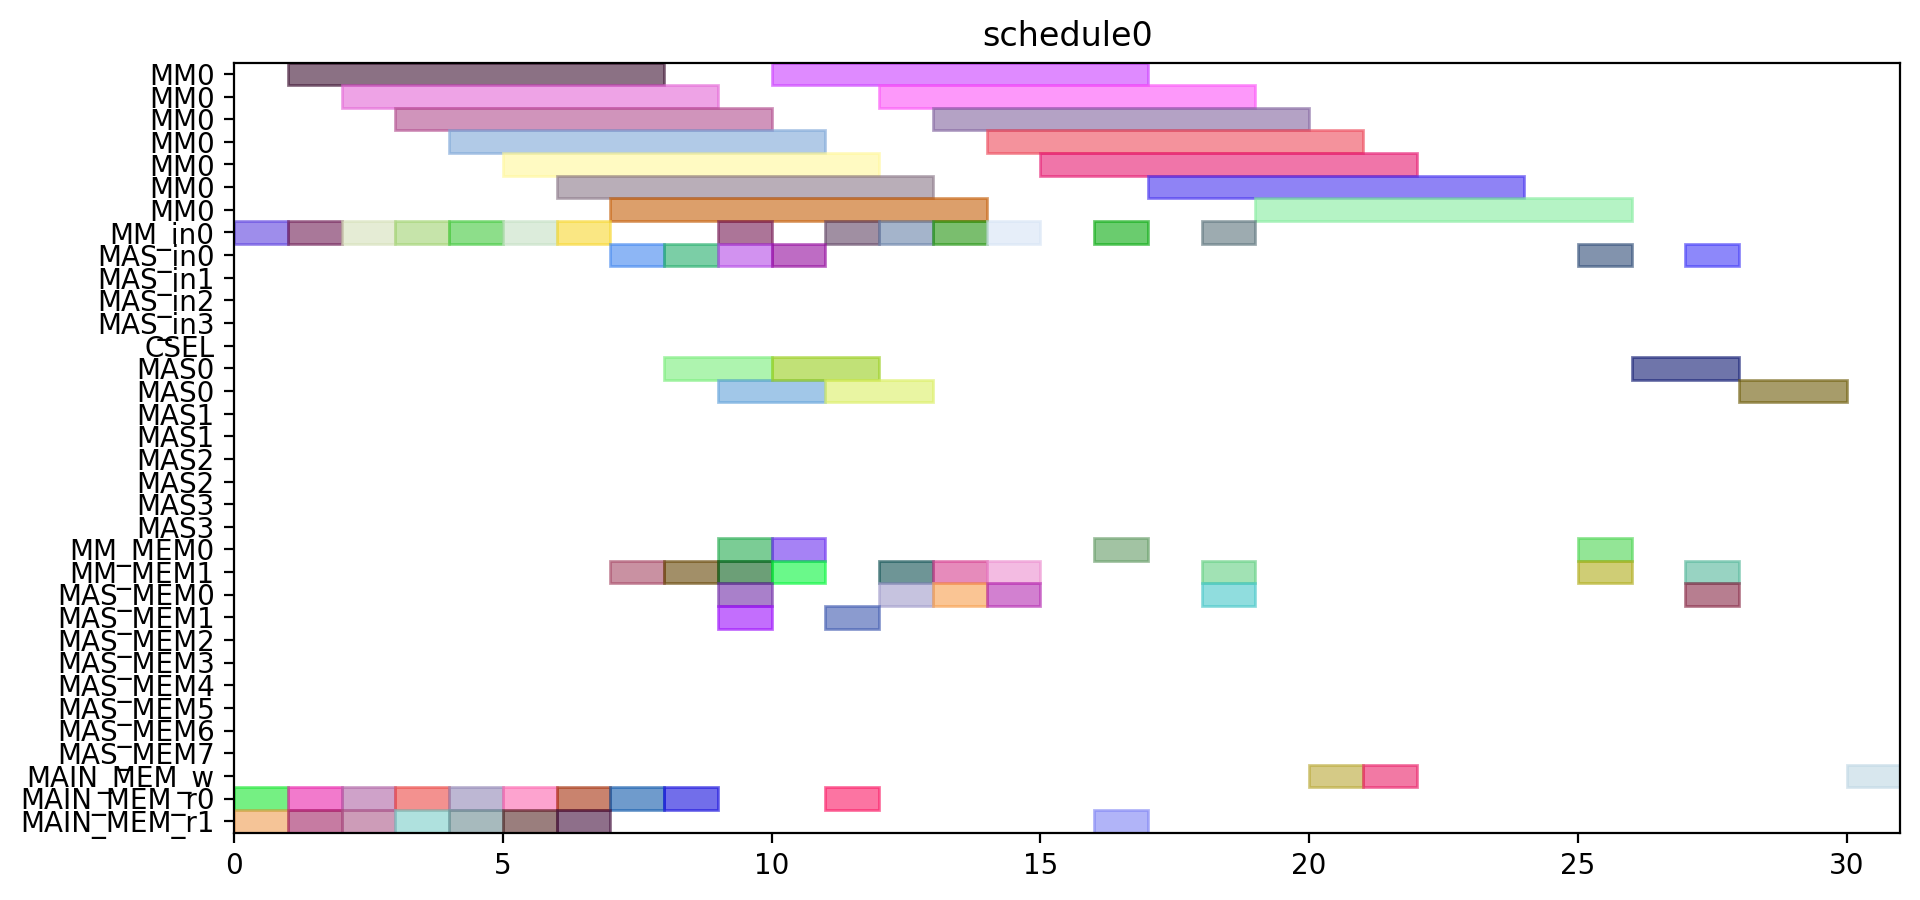

Write Python code to recreate this figure.
from pyschedule import Scenario, solvers, plotters, alt


def solve():
	horizon = 120
	S = Scenario("schedule0", horizon=horizon)

	# resource
	MM = S.Resources('MM', num=1, size=7)
	MM_in = S.Resources('MM_in', num=1)
	MAS_in = S.Resources('MAS_in', num=4)
	CSEL = S.Resource('CSEL')
	MAS = S.Resources('MAS', num=4, size=2, periods=range(1, horizon))
	MM_MEM = S.Resources('MM_MEM', num=2)
	MAS_MEM = S.Resources('MAS_MEM', num=8)
	MAIN_MEM_w = S.Resource('MAIN_MEM_w', size=1)
	MAIN_MEM_r = S.Resources('MAIN_MEM_r', num=2)

	# result of previous scheduling

	# new tasks
	r1 = S.Task('r1', length=7, delay_cost=1)
	r1 += alt(MM)
	r1_in = S.Task('r1_in', length=1, delay_cost=1)
	r1_in += alt(MM_in)
	S += r1_in*MM_in[0]<=r1*MM[0]
	r1_mem0 = S.Task('r1_mem0', length=1, delay_cost=1)
	r1_mem0 += MAIN_MEM_r[0]
	S += r1_mem0 <= r1

	r1_mem1 = S.Task('r1_mem1', length=1, delay_cost=1)
	r1_mem1 += MAIN_MEM_r[1]
	S += r1_mem1 <= r1

	r3 = S.Task('r3', length=7, delay_cost=1)
	r3 += alt(MM)
	r3_in = S.Task('r3_in', length=1, delay_cost=1)
	r3_in += alt(MM_in)
	S += r3_in*MM_in[0]<=r3*MM[0]
	r3_mem0 = S.Task('r3_mem0', length=1, delay_cost=1)
	r3_mem0 += MAIN_MEM_r[0]
	S += r3_mem0 <= r3

	r3_mem1 = S.Task('r3_mem1', length=1, delay_cost=1)
	r3_mem1 += MAIN_MEM_r[1]
	S += r3_mem1 <= r3

	r4 = S.Task('r4', length=7, delay_cost=1)
	r4 += alt(MM)
	r4_in = S.Task('r4_in', length=1, delay_cost=1)
	r4_in += alt(MM_in)
	S += r4_in*MM_in[0]<=r4*MM[0]
	r4_mem0 = S.Task('r4_mem0', length=1, delay_cost=1)
	r4_mem0 += MAIN_MEM_r[0]
	S += r4_mem0 <= r4

	r4_mem1 = S.Task('r4_mem1', length=1, delay_cost=1)
	r4_mem1 += MAIN_MEM_r[1]
	S += r4_mem1 <= r4

	r5 = S.Task('r5', length=7, delay_cost=1)
	r5 += alt(MM)
	r5_in = S.Task('r5_in', length=1, delay_cost=1)
	r5_in += alt(MM_in)
	S += r5_in*MM_in[0]<=r5*MM[0]
	r5_mem0 = S.Task('r5_mem0', length=1, delay_cost=1)
	r5_mem0 += MAIN_MEM_r[0]
	S += r5_mem0 <= r5

	r5_mem1 = S.Task('r5_mem1', length=1, delay_cost=1)
	r5_mem1 += MAIN_MEM_r[1]
	S += r5_mem1 <= r5

	r6 = S.Task('r6', length=7, delay_cost=1)
	r6 += alt(MM)
	r6_in = S.Task('r6_in', length=1, delay_cost=1)
	r6_in += alt(MM_in)
	S += r6_in*MM_in[0]<=r6*MM[0]
	r6_mem0 = S.Task('r6_mem0', length=1, delay_cost=1)
	r6_mem0 += MAIN_MEM_r[0]
	S += r6_mem0 <= r6

	r6_mem1 = S.Task('r6_mem1', length=1, delay_cost=1)
	r6_mem1 += MAIN_MEM_r[1]
	S += r6_mem1 <= r6

	r12 = S.Task('r12', length=7, delay_cost=1)
	r12 += alt(MM)
	r12_in = S.Task('r12_in', length=1, delay_cost=1)
	r12_in += alt(MM_in)
	S += r12_in*MM_in[0]<=r12*MM[0]
	r12_mem0 = S.Task('r12_mem0', length=1, delay_cost=1)
	r12_mem0 += MAIN_MEM_r[0]
	S += r12_mem0 <= r12

	r12_mem1 = S.Task('r12_mem1', length=1, delay_cost=1)
	r12_mem1 += MAIN_MEM_r[1]
	S += r12_mem1 <= r12

	r13 = S.Task('r13', length=7, delay_cost=1)
	r13 += alt(MM)
	r13_in = S.Task('r13_in', length=1, delay_cost=1)
	r13_in += alt(MM_in)
	S += r13_in*MM_in[0]<=r13*MM[0]
	r13_mem0 = S.Task('r13_mem0', length=1, delay_cost=1)
	r13_mem0 += MAIN_MEM_r[0]
	S += r13_mem0 <= r13

	r13_mem1 = S.Task('r13_mem1', length=1, delay_cost=1)
	r13_mem1 += MAIN_MEM_r[1]
	S += r13_mem1 <= r13

	r2 = S.Task('r2', length=2, delay_cost=1)
	r2 += alt(MAS)
	r2_in = S.Task('r2_in', length=1, delay_cost=1)
	r2_in += alt(MAS_in)
	S += r2_in*MAS_in[0]<=r2*MAS[0]

	S += r2_in*MAS_in[1]<=r2*MAS[1]

	S += r2_in*MAS_in[2]<=r2*MAS[2]

	S += r2_in*MAS_in[3]<=r2*MAS[3]

	r2_mem0 = S.Task('r2_mem0', length=1, delay_cost=1)
	r2_mem0 += alt(MM_MEM)
	S += (r1*MM[0])-1 < r2_mem0*MM_MEM[0]
	S += r2_mem0 <= r2

	r2_mem1 = S.Task('r2_mem1', length=1, delay_cost=1)
	r2_mem1 += alt(MM_MEM)
	S += (r1*MM[0])-1 < r2_mem1*MM_MEM[1]
	S += r2_mem1 <= r2

	r7 = S.Task('r7', length=2, delay_cost=1)
	r7 += alt(MAS)
	r7_in = S.Task('r7_in', length=1, delay_cost=1)
	r7_in += alt(MAS_in)
	S += r7_in*MAS_in[0]<=r7*MAS[0]

	S += r7_in*MAS_in[1]<=r7*MAS[1]

	S += r7_in*MAS_in[2]<=r7*MAS[2]

	S += r7_in*MAS_in[3]<=r7*MAS[3]

	r7_mem0 = S.Task('r7_mem0', length=1, delay_cost=1)
	r7_mem0 += alt(MM_MEM)
	S += (r5*MM[0])-1 < r7_mem0*MM_MEM[0]
	S += r7_mem0 <= r7

	r7_mem1 = S.Task('r7_mem1', length=1, delay_cost=1)
	r7_mem1 += alt(MM_MEM)
	S += (r6*MM[0])-1 < r7_mem1*MM_MEM[1]
	S += r7_mem1 <= r7

	r8 = S.Task('r8', length=2, delay_cost=1)
	r8 += alt(MAS)
	r8_in = S.Task('r8_in', length=1, delay_cost=1)
	r8_in += alt(MAS_in)
	S += r8_in*MAS_in[0]<=r8*MAS[0]

	S += r8_in*MAS_in[1]<=r8*MAS[1]

	S += r8_in*MAS_in[2]<=r8*MAS[2]

	S += r8_in*MAS_in[3]<=r8*MAS[3]

	r8_mem0 = S.Task('r8_mem0', length=1, delay_cost=1)
	r8_mem0 += MAIN_MEM_r[0]
	S += r8_mem0 <= r8

	r8_mem1 = S.Task('r8_mem1', length=1, delay_cost=1)
	r8_mem1 += alt(MM_MEM)
	S += (r4*MM[0])-1 < r8_mem1*MM_MEM[1]
	S += r8_mem1 <= r8

	r10 = S.Task('r10', length=2, delay_cost=1)
	r10 += alt(MAS)
	r10_in = S.Task('r10_in', length=1, delay_cost=1)
	r10_in += alt(MAS_in)
	S += r10_in*MAS_in[0]<=r10*MAS[0]

	S += r10_in*MAS_in[1]<=r10*MAS[1]

	S += r10_in*MAS_in[2]<=r10*MAS[2]

	S += r10_in*MAS_in[3]<=r10*MAS[3]

	r10_mem0 = S.Task('r10_mem0', length=1, delay_cost=1)
	r10_mem0 += MAIN_MEM_r[0]
	S += r10_mem0 <= r10

	r10_mem1 = S.Task('r10_mem1', length=1, delay_cost=1)
	r10_mem1 += alt(MM_MEM)
	S += (r4*MM[0])-1 < r10_mem1*MM_MEM[1]
	S += r10_mem1 <= r10

	r9 = S.Task('r9', length=7, delay_cost=1)
	r9 += alt(MM)
	r9_in = S.Task('r9_in', length=1, delay_cost=1)
	r9_in += alt(MM_in)
	S += r9_in*MM_in[0]<=r9*MM[0]
	r9_mem0 = S.Task('r9_mem0', length=1, delay_cost=1)
	r9_mem0 += MAIN_MEM_r[0]
	S += r9_mem0 <= r9

	r9_mem1 = S.Task('r9_mem1', length=1, delay_cost=1)
	r9_mem1 += alt(MAS_MEM)
	S += (r7*MAS[0])-1 < r9_mem1*MAS_MEM[1]
	S += (r7*MAS[1])-1 < r9_mem1*MAS_MEM[3]
	S += (r7*MAS[2])-1 < r9_mem1*MAS_MEM[5]
	S += (r7*MAS[3])-1 < r9_mem1*MAS_MEM[7]
	S += r9_mem1 <= r9

	r11 = S.Task('r11', length=7, delay_cost=1)
	r11 += alt(MM)
	r11_in = S.Task('r11_in', length=1, delay_cost=1)
	r11_in += alt(MM_in)
	S += r11_in*MM_in[0]<=r11*MM[0]
	r11_mem0 = S.Task('r11_mem0', length=1, delay_cost=1)
	r11_mem0 += alt(MAS_MEM)
	S += (r10*MAS[0])-1 < r11_mem0*MAS_MEM[0]
	S += (r10*MAS[1])-1 < r11_mem0*MAS_MEM[2]
	S += (r10*MAS[2])-1 < r11_mem0*MAS_MEM[4]
	S += (r10*MAS[3])-1 < r11_mem0*MAS_MEM[6]
	S += r11_mem0 <= r11

	r11_mem1 = S.Task('r11_mem1', length=1, delay_cost=1)
	r11_mem1 += alt(MAS_MEM)
	S += (r10*MAS[0])-1 < r11_mem1*MAS_MEM[1]
	S += (r10*MAS[1])-1 < r11_mem1*MAS_MEM[3]
	S += (r10*MAS[2])-1 < r11_mem1*MAS_MEM[5]
	S += (r10*MAS[3])-1 < r11_mem1*MAS_MEM[7]
	S += r11_mem1 <= r11

	PX_new = S.Task('PX_new', length=7, delay_cost=1)
	PX_new += alt(MM)
	PX_new_in = S.Task('PX_new_in', length=1, delay_cost=1)
	PX_new_in += alt(MM_in)
	S += PX_new_in*MM_in[0]<=PX_new*MM[0]
	S += 0<PX_new

	PX_new_w = S.Task('PX_new_w', length=1, delay_cost=1)
	PX_new_w += alt(MAIN_MEM_w)
	S += PX_new <= PX_new_w

	PX_new_mem0 = S.Task('PX_new_mem0', length=1, delay_cost=1)
	PX_new_mem0 += alt(MAS_MEM)
	S += (r2*MAS[0])-1 < PX_new_mem0*MAS_MEM[0]
	S += (r2*MAS[1])-1 < PX_new_mem0*MAS_MEM[2]
	S += (r2*MAS[2])-1 < PX_new_mem0*MAS_MEM[4]
	S += (r2*MAS[3])-1 < PX_new_mem0*MAS_MEM[6]
	S += PX_new_mem0 <= PX_new

	PX_new_mem1 = S.Task('PX_new_mem1', length=1, delay_cost=1)
	PX_new_mem1 += alt(MM_MEM)
	S += (r12*MM[0])-1 < PX_new_mem1*MM_MEM[1]
	S += PX_new_mem1 <= PX_new

	r14 = S.Task('r14', length=7, delay_cost=1)
	r14 += alt(MM)
	r14_in = S.Task('r14_in', length=1, delay_cost=1)
	r14_in += alt(MM_in)
	S += r14_in*MM_in[0]<=r14*MM[0]
	r14_mem0 = S.Task('r14_mem0', length=1, delay_cost=1)
	r14_mem0 += alt(MAS_MEM)
	S += (r2*MAS[0])-1 < r14_mem0*MAS_MEM[0]
	S += (r2*MAS[1])-1 < r14_mem0*MAS_MEM[2]
	S += (r2*MAS[2])-1 < r14_mem0*MAS_MEM[4]
	S += (r2*MAS[3])-1 < r14_mem0*MAS_MEM[6]
	S += r14_mem0 <= r14

	r14_mem1 = S.Task('r14_mem1', length=1, delay_cost=1)
	r14_mem1 += alt(MM_MEM)
	S += (r3*MM[0])-1 < r14_mem1*MM_MEM[1]
	S += r14_mem1 <= r14

	Z1_new = S.Task('Z1_new', length=7, delay_cost=1)
	Z1_new += alt(MM)
	Z1_new_in = S.Task('Z1_new_in', length=1, delay_cost=1)
	Z1_new_in += alt(MM_in)
	S += Z1_new_in*MM_in[0]<=Z1_new*MM[0]
	S += 0<Z1_new

	Z1_new_w = S.Task('Z1_new_w', length=1, delay_cost=1)
	Z1_new_w += alt(MAIN_MEM_w)
	S += Z1_new <= Z1_new_w

	Z1_new_mem0 = S.Task('Z1_new_mem0', length=1, delay_cost=1)
	Z1_new_mem0 += alt(MAS_MEM)
	S += (r2*MAS[0])-1 < Z1_new_mem0*MAS_MEM[0]
	S += (r2*MAS[1])-1 < Z1_new_mem0*MAS_MEM[2]
	S += (r2*MAS[2])-1 < Z1_new_mem0*MAS_MEM[4]
	S += (r2*MAS[3])-1 < Z1_new_mem0*MAS_MEM[6]
	S += Z1_new_mem0 <= Z1_new

	Z1_new_mem1 = S.Task('Z1_new_mem1', length=1, delay_cost=1)
	Z1_new_mem1 += alt(MM_MEM)
	S += (r13*MM[0])-1 < Z1_new_mem1*MM_MEM[1]
	S += Z1_new_mem1 <= Z1_new

	r15 = S.Task('r15', length=7, delay_cost=1)
	r15 += alt(MM)
	r15_in = S.Task('r15_in', length=1, delay_cost=1)
	r15_in += alt(MM_in)
	S += r15_in*MM_in[0]<=r15*MM[0]
	r15_mem0 = S.Task('r15_mem0', length=1, delay_cost=1)
	r15_mem0 += alt(MAS_MEM)
	S += (r8*MAS[0])-1 < r15_mem0*MAS_MEM[0]
	S += (r8*MAS[1])-1 < r15_mem0*MAS_MEM[2]
	S += (r8*MAS[2])-1 < r15_mem0*MAS_MEM[4]
	S += (r8*MAS[3])-1 < r15_mem0*MAS_MEM[6]
	S += r15_mem0 <= r15

	r15_mem1 = S.Task('r15_mem1', length=1, delay_cost=1)
	r15_mem1 += alt(MM_MEM)
	S += (r9*MM[0])-1 < r15_mem1*MM_MEM[1]
	S += r15_mem1 <= r15

	r16 = S.Task('r16', length=7, delay_cost=1)
	r16 += alt(MM)
	r16_in = S.Task('r16_in', length=1, delay_cost=1)
	r16_in += alt(MM_in)
	S += r16_in*MM_in[0]<=r16*MM[0]
	r16_mem0 = S.Task('r16_mem0', length=1, delay_cost=1)
	r16_mem0 += alt(MM_MEM)
	S += (r11*MM[0])-1 < r16_mem0*MM_MEM[0]
	S += r16_mem0 <= r16

	r16_mem1 = S.Task('r16_mem1', length=1, delay_cost=1)
	r16_mem1 += MAIN_MEM_r[1]
	S += r16_mem1 <= r16

	r17 = S.Task('r17', length=2, delay_cost=1)
	r17 += alt(MAS)
	r17_in = S.Task('r17_in', length=1, delay_cost=1)
	r17_in += alt(MAS_in)
	S += r17_in*MAS_in[0]<=r17*MAS[0]

	S += r17_in*MAS_in[1]<=r17*MAS[1]

	S += r17_in*MAS_in[2]<=r17*MAS[2]

	S += r17_in*MAS_in[3]<=r17*MAS[3]

	r17_mem0 = S.Task('r17_mem0', length=1, delay_cost=1)
	r17_mem0 += alt(MM_MEM)
	S += (r14*MM[0])-1 < r17_mem0*MM_MEM[0]
	S += r17_mem0 <= r17

	r17_mem1 = S.Task('r17_mem1', length=1, delay_cost=1)
	r17_mem1 += alt(MM_MEM)
	S += (r15*MM[0])-1 < r17_mem1*MM_MEM[1]
	S += r17_mem1 <= r17

	PY_new = S.Task('PY_new', length=2, delay_cost=1)
	PY_new += alt(MAS)
	PY_new_in = S.Task('PY_new_in', length=1, delay_cost=1)
	PY_new_in += alt(MAS_in)
	S += PY_new_in*MAS_in[0]<=PY_new*MAS[0]

	S += PY_new_in*MAS_in[1]<=PY_new*MAS[1]

	S += PY_new_in*MAS_in[2]<=PY_new*MAS[2]

	S += PY_new_in*MAS_in[3]<=PY_new*MAS[3]

	S += 0<PY_new

	PY_new_w = S.Task('PY_new_w', length=1, delay_cost=1)
	PY_new_w += alt(MAIN_MEM_w)
	S += PY_new <= PY_new_w

	PY_new_mem0 = S.Task('PY_new_mem0', length=1, delay_cost=1)
	PY_new_mem0 += alt(MAS_MEM)
	S += (r17*MAS[0])-1 < PY_new_mem0*MAS_MEM[0]
	S += (r17*MAS[1])-1 < PY_new_mem0*MAS_MEM[2]
	S += (r17*MAS[2])-1 < PY_new_mem0*MAS_MEM[4]
	S += (r17*MAS[3])-1 < PY_new_mem0*MAS_MEM[6]
	S += PY_new_mem0 <= PY_new

	PY_new_mem1 = S.Task('PY_new_mem1', length=1, delay_cost=1)
	PY_new_mem1 += alt(MM_MEM)
	S += (r16*MM[0])-1 < PY_new_mem1*MM_MEM[1]
	S += PY_new_mem1 <= PY_new

	solvers.mip.solve(S,msg=1,kind='CPLEX',ratio_gap=1.01)

	solution = [['hoge']*len(S.solution()[1]) for i in range(len(S.solution()))]
	for i in range(len(S.solution())):
		for j in range(len(S.solution()[i])):
			solution[i][j]=str(S.solution()[i][j])
	print(solution)

	cycles = int(solution[-1][3])

	pic_file_name = "/home/mfukuda/ABE/multiRAM_multiMAS_16mux/scheduling_result/stage7MM1_stage2MAS4/EP_YRECOVER/schedule0.png"
	if(S.solution() != []):
		plotters.matplotlib.plot(S,img_filename=pic_file_name, show_task_labels=False, fig_size=(cycles*0.25+3, 5))

	return solution
